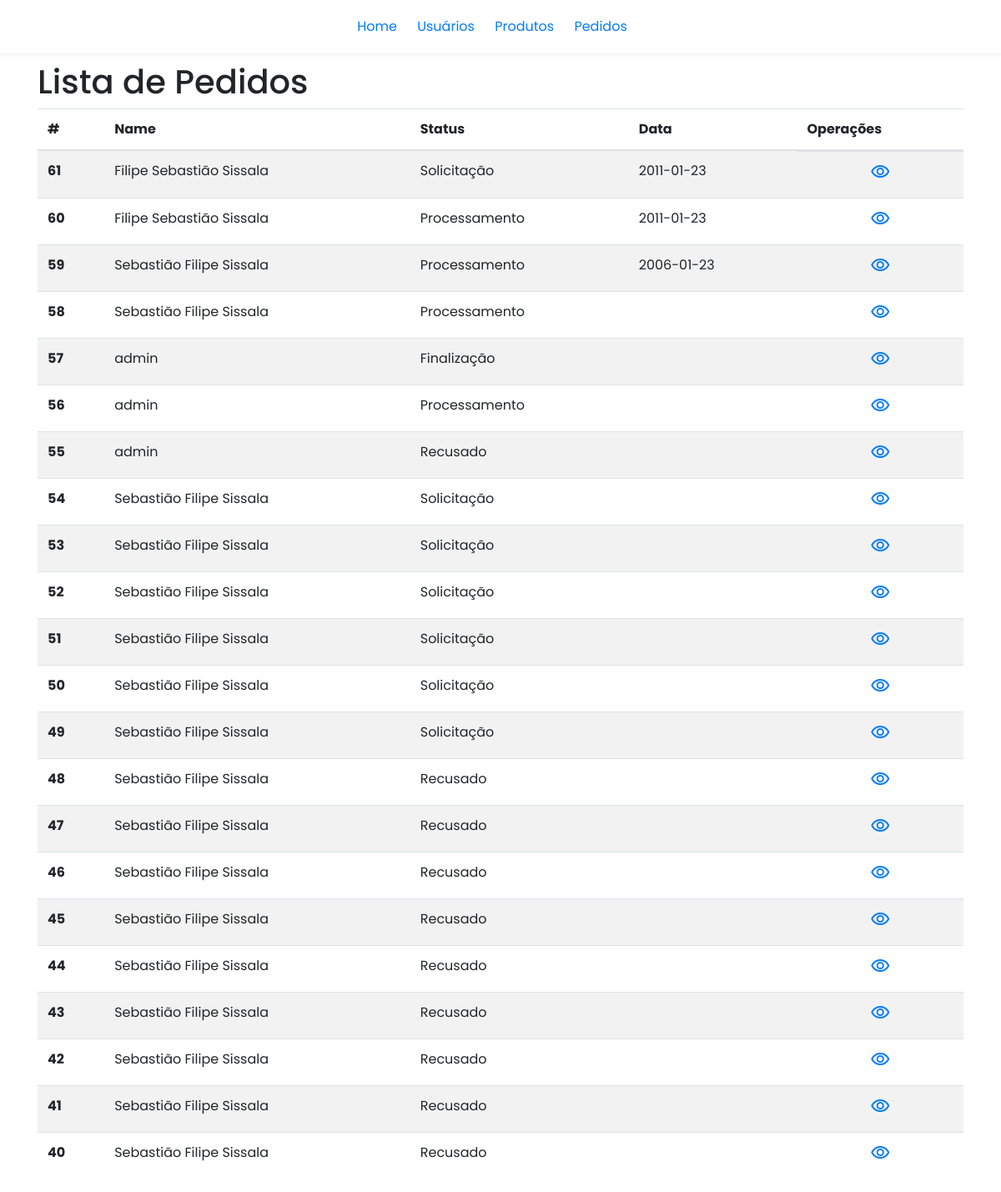
Page /admin/listOrder.php on the committed database.
### tables this page shows
CREATE TABLE `orders` (
  `id` int(11) NOT NULL,
  `id_user` int(11) NOT NULL DEFAULT 0,
  `status` int(11) NOT NULL,
  `date` date DEFAULT NULL
);

CREATE TABLE `users` (
  `id` int(11) NOT NULL,
  `name` varchar(255) NOT NULL,
  `email` varchar(255) NOT NULL,
  `password` varchar(255) NOT NULL,
  `phone` varchar(30) NOT NULL,
  `gender` varchar(30) NOT NULL,
  `birth` date NOT NULL,
  `adress` varchar(255) NOT NULL,
  `isAdmin` int(1) NOT NULL
);

### admin/orderController.php (called while the page is built, shortened)
<?php
function listProduct()
{
    include("connection.php");
    $stmt = $connection->prepare("SELECT orders.id,name,status,date FROM orders JOIN users ON orders.id_user = users.id ORDER BY orders.id DESC");
    $stmt->execute();
    $datas = $stmt->fetchAll();
    return $datas;
}

### admin/listOrder.php (the view, shortened to what this page needs)
<?php
include("partials/header.php");
include("orderController.php");
?>
<div class="container">
    <h1>Lista de Pedidos</h1>
    <table class="table table-striped">
        <thead>
            <tr>
                <th scope="col">#</th>
                <th scope="col">Name</th>
                <th scope="col">Status</th>
                <th scope="col">Data</th>
                <th scope="col">Operações</th>
            </tr>
        </thead>
        <tbody>
            <?php
            foreach (listProduct() as $data) {
            ?>
                <tr>
                    <th scope="row"><?php echo $data["id"] ?></th>
                    <td><?php echo $data["name"] ?></td>
                    <td><?php
                        switch ($data["status"]) {
                            case 0:
                                echo "Solicitação";
                                break;
                            case 1:
                                echo "Processamento";
                                break;
                            case 2:
                                echo "Finalização";
                                break;
                            case 3:
                                echo "Recusado";
                                break;
                        }
                        ?></td>
                    <td><?php echo $data["date"] ?></td>
                    <td class="btn-aye">
                        <a href="editOrder.php?id=<?php echo $data["id"]; ?>"><span class="material-symbols-outlined">
                            </span></a>
                    </td>
                </tr>
            <?php
            }
            ?>
        </tbody>
    </table>
</div>

### admin/partials/style.css (style rules this page uses)
:root { --main-color: #fd4646; --text-color: #171427; --bg-color: #fff; --btn-color: blue; }
* { font-family: "Poppins", sans-serif; padding: 0; margin: 0; border: none; box-sizing: border-box; scroll-padding-top: 2rem; scroll-behavior: smooth; list-style: none; text-decoration: none; }
body { color: var(--text-color); }
.btn-aye { display: flex; justify-content: center; }

### rows in the picture
orders: id "61", id_user.name "Filipe Sebastião Sissala", status "Solicitação", date "2011-01-23"
orders: id "60", id_user.name "Filipe Sebastião Sissala", status "Processamento", date "2011-01-23"
orders: id "59", id_user.name "Sebastião Filipe Sissala", status "Processamento", date "2006-01-23"
orders: id "58", id_user.name "Sebastião Filipe Sissala", status "Processamento"
orders: id "57", id_user.name "admin", status "Finalização"
orders: id "56", id_user.name "admin", status "Processamento"
orders: id "55", id_user.name "admin", status "Recusado"
orders: id "54", id_user.name "Sebastião Filipe Sissala", status "Solicitação"
orders: id "53", id_user.name "Sebastião Filipe Sissala", status "Solicitação"
orders: id "52", id_user.name "Sebastião Filipe Sissala", status "Solicitação"
orders: id "51", id_user.name "Sebastião Filipe Sissala", status "Solicitação"
orders: id "50", id_user.name "Sebastião Filipe Sissala", status "Solicitação"
orders: id "49", id_user.name "Sebastião Filipe Sissala", status "Solicitação"
orders: id "48", id_user.name "Sebastião Filipe Sissala", status "Recusado"
orders: id "47", id_user.name "Sebastião Filipe Sissala", status "Recusado"
orders: id "46", id_user.name "Sebastião Filipe Sissala", status "Recusado"
orders: id "45", id_user.name "Sebastião Filipe Sissala", status "Recusado"
orders: id "44", id_user.name "Sebastião Filipe Sissala", status "Recusado"
orders: id "43", id_user.name "Sebastião Filipe Sissala", status "Recusado"
orders: id "42", id_user.name "Sebastião Filipe Sissala", status "Recusado"
orders: id "41", id_user.name "Sebastião Filipe Sissala", status "Recusado"
orders: id "40", id_user.name "Sebastião Filipe Sissala", status "Recusado"
